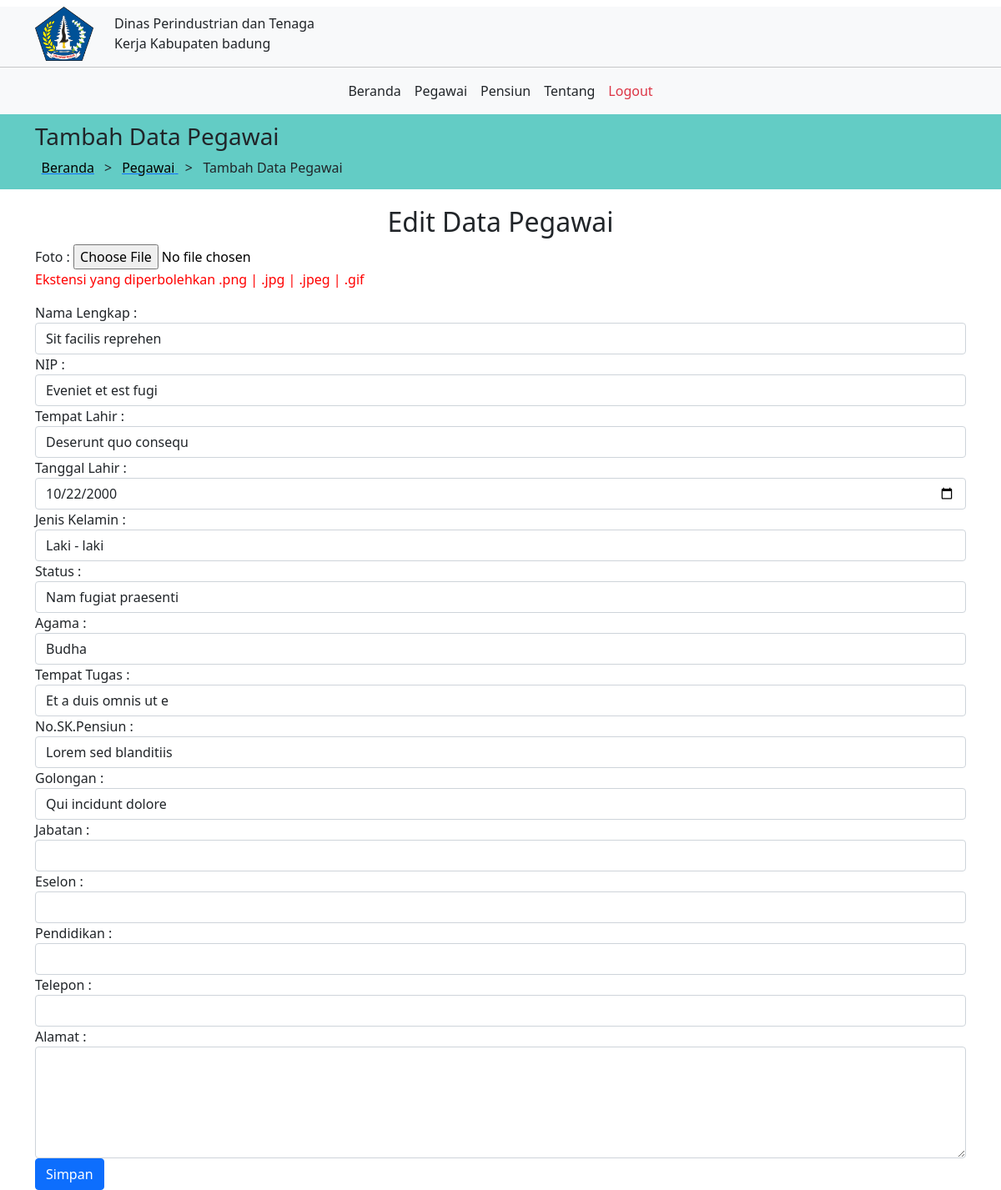
The page /admin/edit_pegawai.php?id=22 (signed in) on the database its author committed.
### tables this page shows
CREATE TABLE `pegawai` (
  `id` int(11) NOT NULL,
  `nama_gambar` varchar(255) DEFAULT NULL,
  `nama_lengkap` text NOT NULL,
  `nip` text NOT NULL,
  `tempat_lahir` text NOT NULL,
  `tanggal_lahir` date NOT NULL,
  `jenis_kelamin` text NOT NULL,
  `status` text NOT NULL,
  `agama` text NOT NULL,
  `tempat_tugas` text DEFAULT NULL,
  `no_sk_pensiun` text DEFAULT NULL,
  `golongan` text DEFAULT NULL,
  `gaji_pokok` text DEFAULT NULL,
  `masa_kerja_gol_baru` int(11) DEFAULT NULL,
  `masa_kerja_gol_lama` int(11) DEFAULT NULL,
  `pangkat_baru` varchar(255) DEFAULT NULL,
  `pangkat_lama` varchar(255) DEFAULT NULL,
  `jabatan` varchar(255) DEFAULT NULL,
  `eselon` varchar(255) DEFAULT NULL,
  `alamat` text DEFAULT NULL,
  `telepon` varchar(255) DEFAULT NULL,
  `pendidikan` varchar(255) DEFAULT NULL
);

### admin/edit_pegawai.php (the view, shortened to what this page needs)
<?php include '../env.php';include '../auth/cek_session.php'; include 'cek_level.php';?>
<!DOCTYPE html>
<html>
<head>
	<link rel="stylesheet" href="../dist/css/bootstrap.min.css">
	<link rel="stylesheet" href="https://cdnjs.cloudflare.com/ajax/libs/font-awesome/4.7.0/css/font-awesome.min.css">
</head>
<body>
	<div id="app">
		<nav class="navbar-light bg-light">
			<div class="container">
				<div class="mt-2">
					<div class="row">
						<div class="col-sm-1">
							<a class="navbar-brand" href="/">
								<img src="../dist/img//logo-1.png" alt="" width="70">
							</a>
						</div>
						<div class="col-sm-3">
							<div class="mt-2">
								<p class="text-dark">Dinas Perindustrian dan Tenaga Kerja Kabupaten badung</p>
							</div>
						</div>
					</div>
				</div>
			</div>
		</nav>
		<nav class="navbar navbar-expand-sm navbar-light bg-light">
			<div class="container">
				<div class="collapse navbar-collapse" id="navbarSupportedContent">
					<ul class="navbar-nav mr-auto">
						<li class="nav-item active">
							<a class="nav-link text-dark" href="index_admin.php">Beranda</a>
						</li>
						<li class="nav-item">
							<a class="nav-link text-dark active" href="view_pegawai.php">Pegawai</a>
						</li>
						<li class="nav-item">
							<a class="nav-link text-dark" href="view_pensiun.php">Pensiun</a>
						</li>
						<li class="nav-item">
							<a class="nav-link text-dark" href="#">Tentang</a>
						</li>
						<li class="nav-item">
                            <a class="nav-link text-danger" href="../auth/logout.php">Logout</a>
                        </li>
					</ul>
				</div>
			</div>
		</nav>
		<main class="">
			<div class="jumbotron text-dark" style="background-color: #63ccc5;color: #63ccc5; height: 10px;">
			</div>
			<div class="jumbotron text-dark"
				style="background-color: #63ccc5;color: #63ccc5; height: 80px; margin-bottom: 20px;">
				<div class="container">
					<div class="">
						<h3 class="">Tambah Data Pegawai</h3>
					</div>
					<div class="row">
						<div class="col-sm-1 text-end">
							<a href="index_admin.php">
								<font color="black">Beranda</font>
							</a>
						</div>
						>
						<div class="col text-start">
							<p>
								<a href="view_pegawai.php">
									<font color="black">Pegawai</font>
								</a>
								 &nbsp > &nbsp Tambah Data Pegawai</p>
						</div>
					</div>
				</div>
			</div>
			<div class="container">
            <?php
                $id = $_GET['id'];
                $query = "SELECT * FROM pegawai WHERE id = '$id' LIMIT 1";
                $result_query = mysqli_query($koneksi, $query);
                if(mysqli_num_rows($result_query) > 0) {
                    $data = mysqli_fetch_assoc($result_query);
                } else {
                    header("location: view_pegawai.php");
                }
            ?>
		<h2 style="text-align: center;">Edit Data Pegawai</h2>
		<form action="aksi_update.php" method="post" enctype="multipart/form-data">
			<div class="form-group">
				<label>Foto :</label>
				<input type="file" name="foto">
				<p style="color: red">Ekstensi yang diperbolehkan .png | .jpg | .jpeg | .gif</p>
			</div>
			<div class="form-group">
				<label for="">Nama Lengkap :</label>
				<input type="text" class="form-control" name="nama_lengkap" id="" required="required" value="<?= $data['nama_lengkap'] ?>">
			</div>
			<div class="form-group">
				<label>NIP :</label>
				<input type="text" class="form-control" name="nip" required="required" value="<?= $data['nip'] ?>">
			</div>
			<div class="form-group">
				<label>Tempat Lahir :</label>
				<input type="text" class="form-control" name="tempat_lahir" required="required" value="<?= $data['tempat_lahir'] ?>">
			</div>
			<div class="form-group">
				<label>Tanggal Lahir :</label>
				<input type="date" class="form-control" name="tanggal_lahir" required="required" value="<?= $data['tanggal_lahir'] ?>">
			</div>
			<div class="form-group">
				<label>Jenis Kelamin :</label>
				<select name="jenis_kelamin" required class="form-control">
					<option value="Laki - laki" <?= $data['jenis_kelamin'] == 'Laki - laki' ? 'selected' : '' ?>>Laki - laki</option>
				</select>
			</div>
			<div class="form-group">
				<label>Status :</label>
				<input type="text" class="form-control" name="status" required="required" value="<?= $data['status'] ?>">
			</div>
			<div class="form-group">
				<label>Agama :</label>
				<select name="agama" required class="form-control">
					<option value="Budha" <?= $data['agama'] == 'Budha' ? 'selected' : '' ?>>Budha</option>
				</select>
			</div>
			<div class="form-group">
				<label>Tempat Tugas :</label>
				<input type="text" class="form-control" name="tempat_tugas" required="required" value="<?= $data['tempat_tugas'] ?>">
			</div>
			<div class="form-group">
				<label>No.SK.Pensiun :</label>
				<input type="text" class="form-control" name="no_sk_pensiun" required="required" value="<?= $data['no_sk_pensiun'] ?>">
			</div>
			<div class="form-group">
				<label>Golongan :</label>
				<input type="text" class="form-control" name="golongan" required="required" value="<?= $data['golongan'] ?>">
			</div>
			<div class="form-group">
				<label>Jabatan :</label>
				<input type="text" class="form-control" name="jabatan" required="required" value="<?= $data['jabatan'] ?>">
			</div>
			<div class="form-group">
				<label>Eselon :</label>
				<input type="text" class="form-control" name="eselon" required="required" value="<?= $data['eselon'] ?>">
			</div>
			<div class="form-group">
				<label>Pendidikan :</label>
				<input type="text" class="form-control" name="pendidikan" required="required" value="<?= $data['pendidikan'] ?>">
			</div>
			<div class="form-group">
				<label>Telepon :</label>
				<input type="tel" class="form-control" name="telepon" required="required" value="<?= $data['telepon'] ?>">
			</div>
			<div class="form-group">
				<label>Alamat :</label>
				<textarea name="alamat" rows="5" class="form-control" required><?= $data['alamat'] ?></textarea>
			</div>
			<input type="submit" name="" value="Simpan" class="btn btn-primary">
		</form>
	</div>
		</main>
	</div>
</body>

### admin/edit_pegawai.php (style rules this page uses)
input { color: #000000; }

### rows shown on the page
pegawai: nama_lengkap "Sit facilis reprehen", nip "Eveniet et est fugi", tempat_lahir "Deserunt quo consequ", tanggal_lahir "10/22/2000", jenis_kelamin "Laki - laki", status "Nam fugiat praesenti", agama "Budha", tempat_tugas "Et a duis omnis ut e", no_sk_pensiun "Lorem sed blanditiis", golongan "Qui incidunt dolore"
